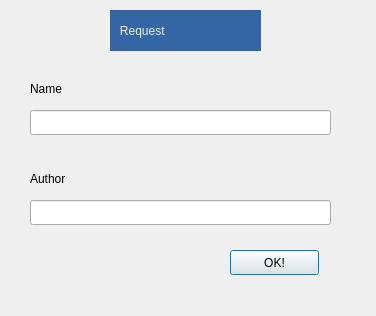
<?xml version="1.0" encoding="UTF-8"?>
<ui version="4.0">
 <class>Requets</class>
 <widget class="QDialog" name="Requets">
  <property name="geometry">
   <rect>
    <x>0</x>
    <y>0</y>
    <width>376</width>
    <height>316</height>
   </rect>
  </property>
  <property name="windowTitle">
   <string>Dialog</string>
  </property>
  <widget class="QLabel" name="label">
   <property name="geometry">
    <rect>
     <x>110</x>
     <y>10</y>
     <width>151</width>
     <height>41</height>
    </rect>
   </property>
   <property name="styleSheet">
    <string notr="true">color: rgb(238, 238, 236);
background-color: rgb(52, 101, 164);
font: 57 22pt &quot;Ubuntu&quot;;</string>
   </property>
   <property name="text">
    <string>   Request</string>
   </property>
  </widget>
  <widget class="QLabel" name="label_2">
   <property name="geometry">
    <rect>
     <x>30</x>
     <y>80</y>
     <width>67</width>
     <height>17</height>
    </rect>
   </property>
   <property name="text">
    <string>Name</string>
   </property>
  </widget>
  <widget class="QLabel" name="label_3">
   <property name="geometry">
    <rect>
     <x>30</x>
     <y>170</y>
     <width>67</width>
     <height>17</height>
    </rect>
   </property>
   <property name="text">
    <string>Author</string>
   </property>
  </widget>
  <widget class="QPushButton" name="pushButton">
   <property name="geometry">
    <rect>
     <x>230</x>
     <y>250</y>
     <width>89</width>
     <height>25</height>
    </rect>
   </property>
   <property name="text">
    <string>OK!</string>
   </property>
  </widget>
  <widget class="QLineEdit" name="lineEdit_name">
   <property name="geometry">
    <rect>
     <x>30</x>
     <y>110</y>
     <width>301</width>
     <height>25</height>
    </rect>
   </property>
  </widget>
  <widget class="QLineEdit" name="lineEdit_author">
   <property name="geometry">
    <rect>
     <x>30</x>
     <y>200</y>
     <width>301</width>
     <height>25</height>
    </rect>
   </property>
  </widget>
 </widget>
 <resources/>
 <connections/>
</ui>
